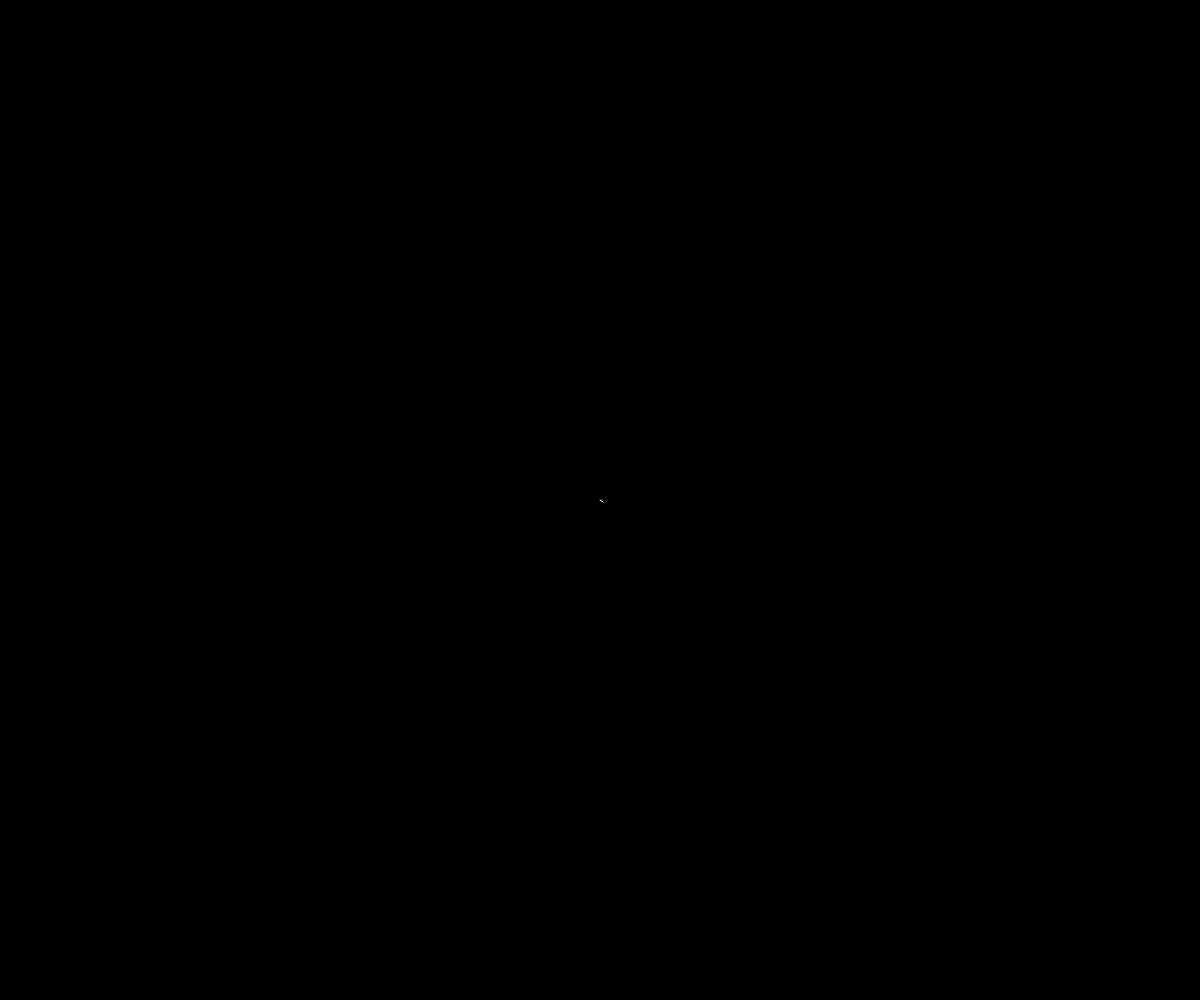
Frame 1 (no input)
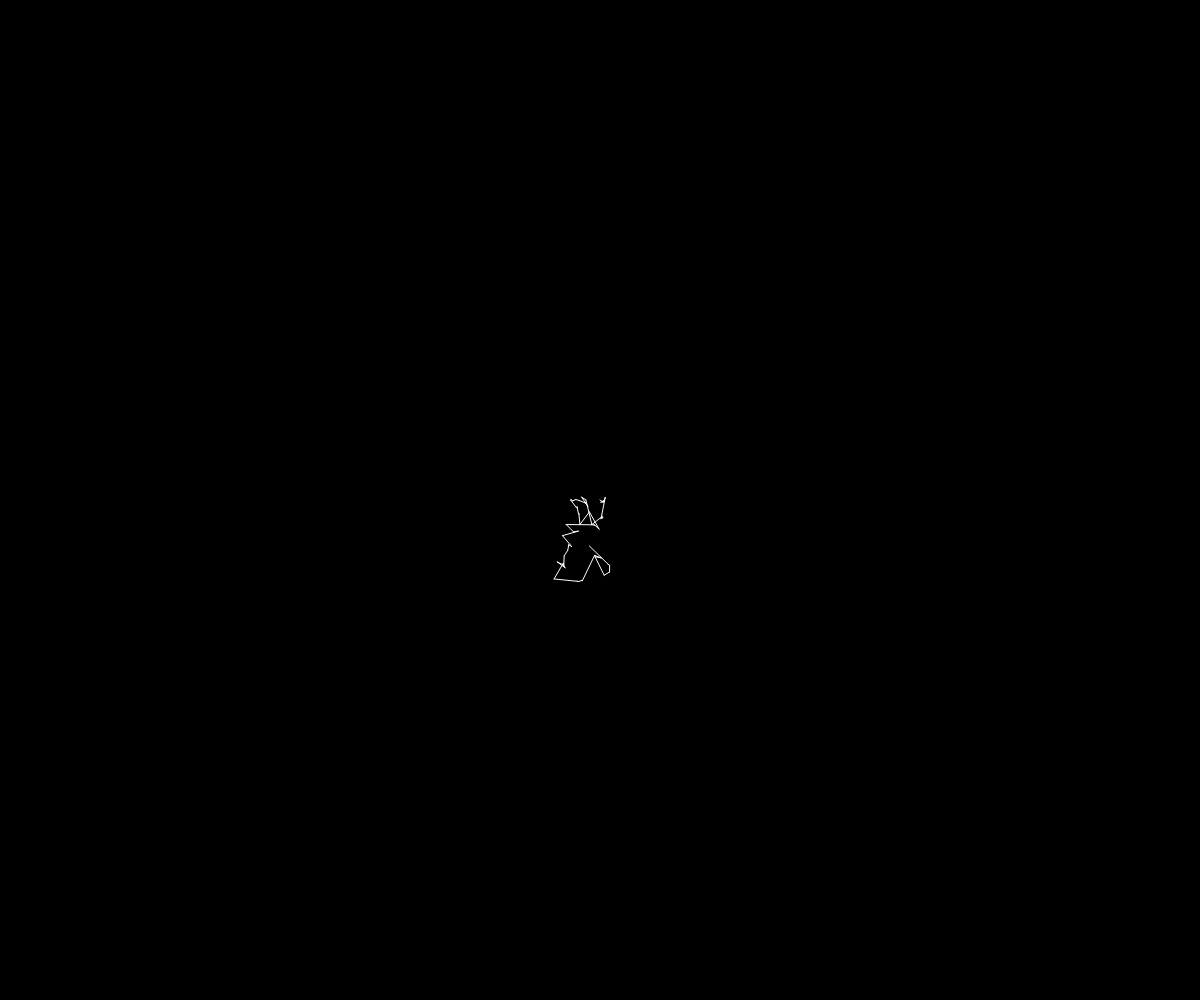
Frame 60 (no input)
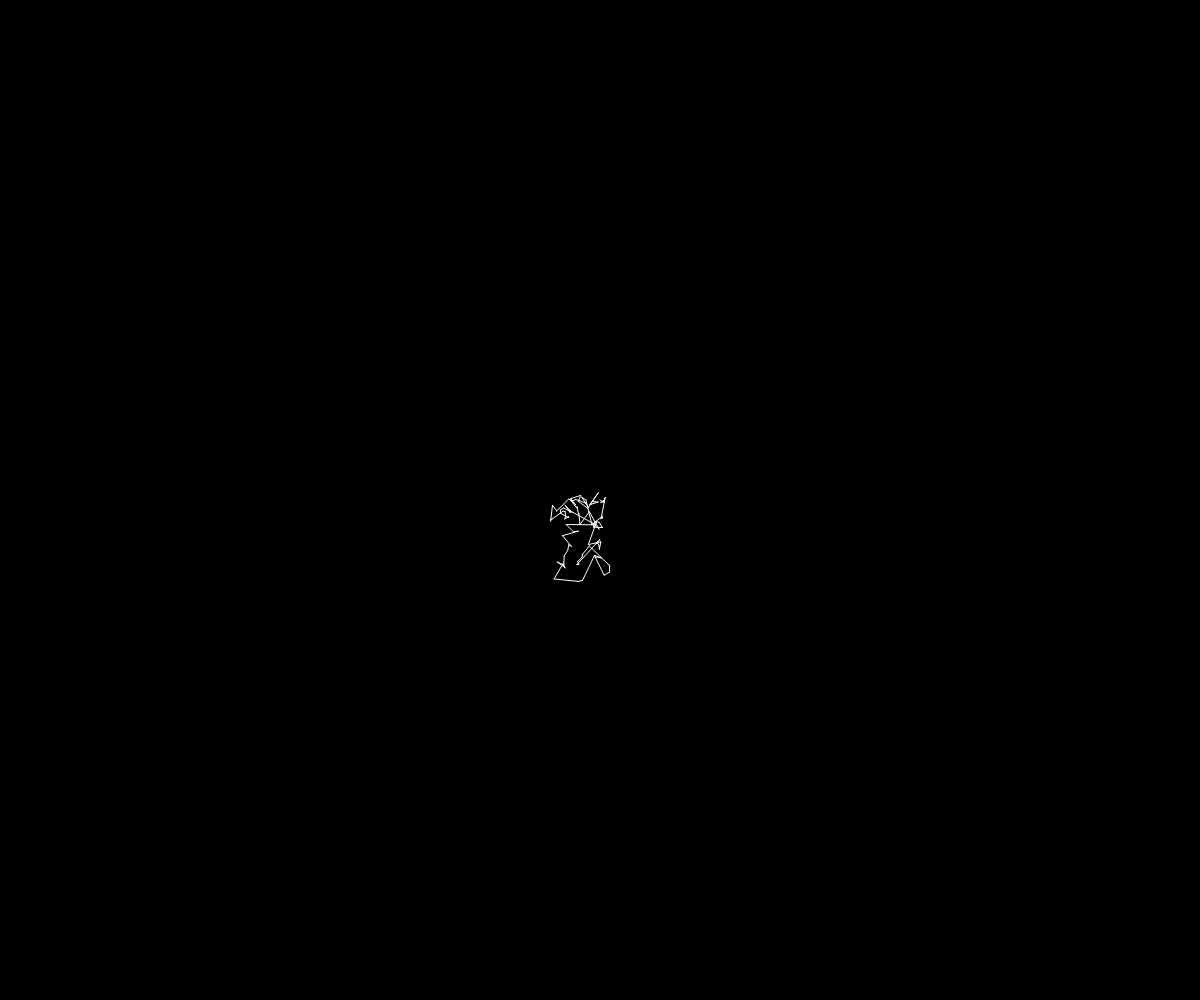
Frame 120 (the mouse pressed at the canvas centre since frame 60)

The p5.js sketch that drew these frames (run headless with seeded random() and noise() and a simulated clock; from frame 60 on, the mouse is pressed at the canvas centre):

// p5.js sketch
// ── sketch.js
/* Mimi Yin, NYU-ITP
Levy Flight adapted from Dan Shiffman's version for Nature of Code
https://github.com/shiffman/The-Nature-of-Code-Examples/tree/master/introduction/RandomWalkLevy
*/

// Store x,y coordinates of current position
let x, y;
// Store x,y coordinates of previous position
let px, py;

function setup() {
  createCanvas(windowWidth, windowHeight);
  // Start in the middle
  x = width/2;
  y = height/2;
  px = x;
  py = y;

  // Don't draw an outline
  noStroke();
  // Draw a black background
  background(0);
}

function draw() {

  // Calculate step size
  let stepSize = montecarlo()*100;

  // Move in a random direction at calculated stepsize
	x += random(-1,1)*stepSize;
	y += random(-1,1)*stepSize;

  // Draw a line from the previous loc to this loc
  stroke(255);
  line(px, py, x, y);

  // Remember current location for next frame
  px = x;
  py = y;

}

// Calculating stepsize favoring smaller steps
function montecarlo(){
  while (true) {
		let r1 = random(1);
  	let probability = pow(1.0 - r1,8);
    let r2 = random(1);
    if (r2 < probability) {
      return r1;
    }
  }
}
